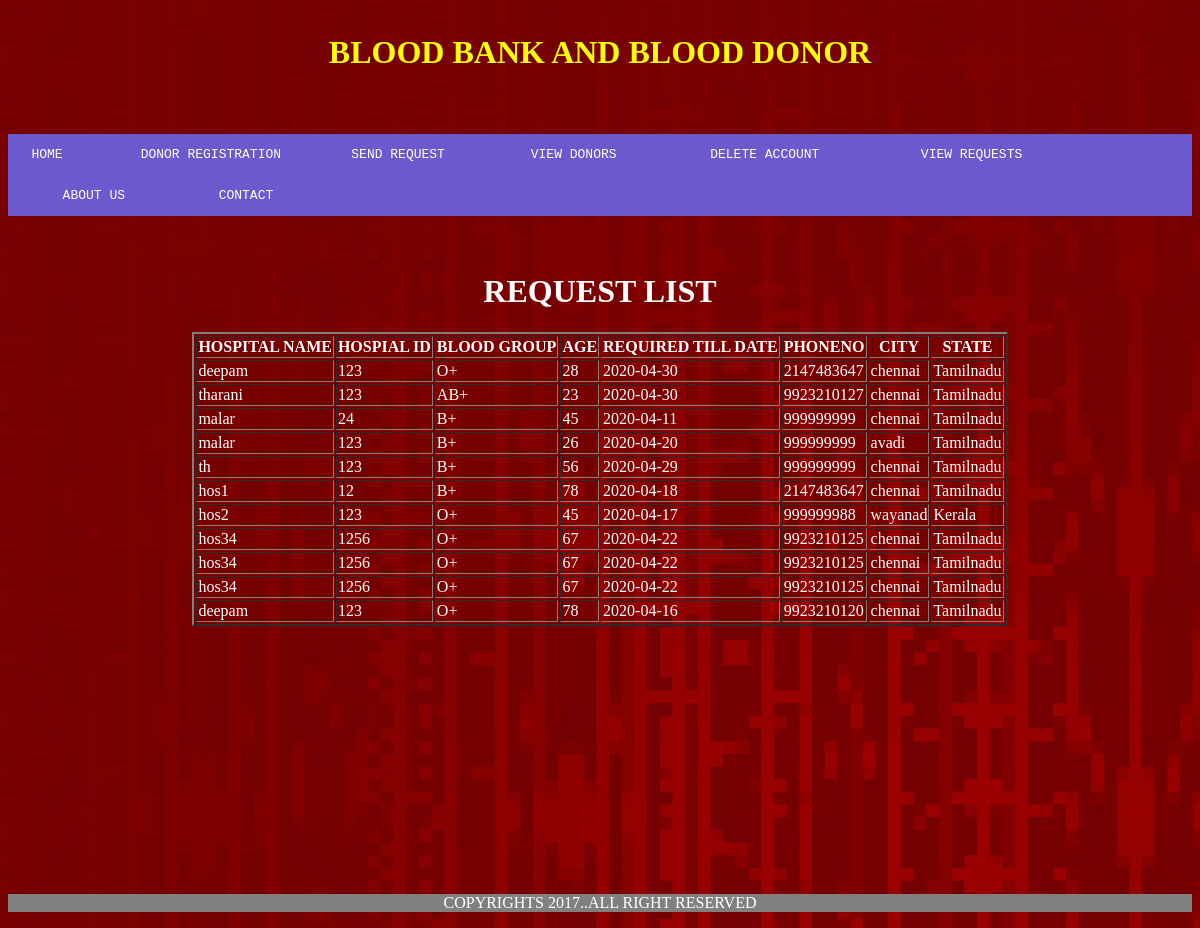
The app's page /requestlist.php, older data.
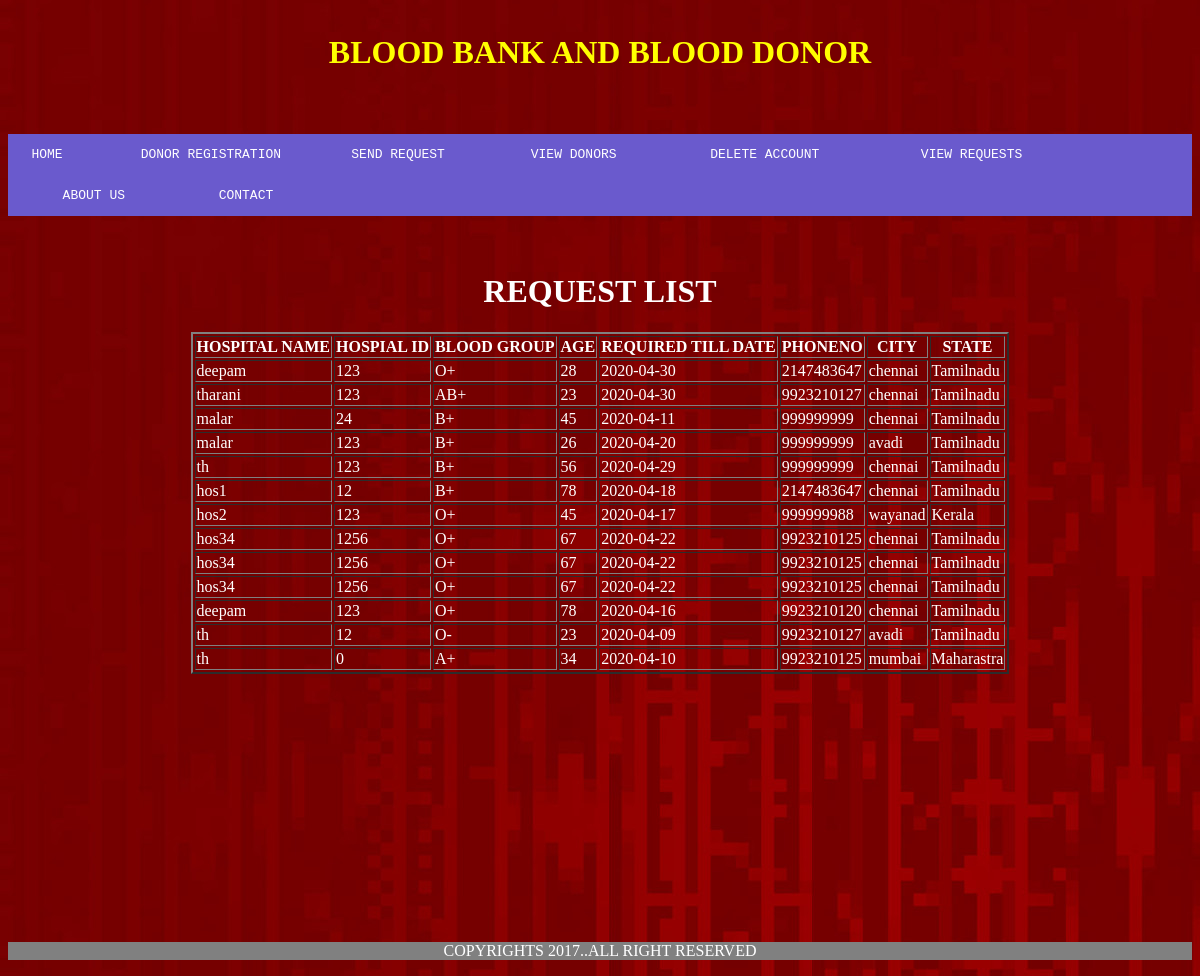
The same page, newer data.
### tables this page shows
CREATE TABLE `request` (
  `hosname` varchar(100) NOT NULL,
  `hosid` int(100) NOT NULL,
  `patname` varchar(100) NOT NULL,
  `bloodgroup` varchar(100) NOT NULL,
  `age` int(10) NOT NULL,
  `date1` date NOT NULL,
  `gender` varchar(10) NOT NULL,
  `phoneno` varchar(10) NOT NULL,
  `address` varchar(100) NOT NULL,
  `city` varchar(100) NOT NULL,
  `state` varchar(100) NOT NULL,
  `pincode` int(6) NOT NULL
);

### requestlist.php (the view, shortened to what this page needs)
<html>
<head>
<link rel="stylesheet" type="text/css" href="style1.css">
</head>
<body background="bb.jpg">
<header><h1>BLOOD BANK AND BLOOD DONOR</h1></header><br><br>
<nav>
<ul>
<li><a href="home.php"><pre>   HOME     </pre>
<li><a href="donor.php"><pre>     DONOR REGISTRATION     </pre>
<li><a href="request.php"><pre>    SEND REQUEST     </pre>
<li><a href="donorlist.php"><pre>      VIEW DONORS        </pre>
<li><a href="delete.php"><pre>    DELETE ACCOUNT        </pre>
<li><a href="requestlist.php"><pre>     VIEW REQUESTS     </pre>
<li><a href="about.php"><pre>       ABOUT US      </pre>
<li><a href="contact.php"><pre>      CONTACT      </pre></a>
</ul>
</nav><br><br>
<CENTER>
<h1>REQUEST LIST</H1>
<table  border="2">
<th>HOSPITAL NAME</th>
<th>HOSPIAL ID</th>
<th>BLOOD GROUP</th>
<th>AGE</th>
<th>REQUIRED TILL DATE</th>
<th>PHONENO</th>
<th>CITY</th>
<th>STATE</th>
<?php
	$link=mysqli_connect("localhost","root","");
	mysqli_select_db($link,"bloodbank");
	mysqli_query($link,"delete  from  request where date1<SYSDATE()");
	$res=mysqli_query($link,"select * from  request");
	while($row=mysqli_fetch_array($res))
	{
		echo '<tr>';
		echo '<td>'.$row['hosname'].'</td>';
		echo '<td>'.$row['hosid'].'</td>';
		echo '<td>'.$row['bloodgroup'].'</td>';
		echo '<td>'.$row['age'].'</td>';
		echo '<td>'.$row['date1'].'</td>';
		echo '<td>'.$row['phoneno'].'</td>';
		echo '<td>'.$row['city'].'</td>';
		echo '<td>'.$row['state'].'</td>';
		echo '</tr>';
	}
?>
</table>
<br><br><br><br><br><br><br><br><br><br><br><br><br><br>
</center>
<footer><center>
<P>COPYRIGHTS 2017..ALL RIGHT RESERVED</p>
</footer>
</body>
</html>

### style1.css (style rules this page uses)
header { color:yellow; padding:5px; text-align:center; }
nav { border:3px; background-color:SLATEBLUE; }
ul { list-style-type:none; margin:0; padding:0; overflow:hidden; }
li { float:left; }
a { display:block; color:white; text-align:center; text-decoration:none; }
footer { float:bottom; border-top:5px ; background-color:gray; color:white; }

### requestlist.php (style rules this page uses)
body { color:white; }

Row changes from the older to the newer data that the page shows:
added request: hosname "th", hosid "12", bloodgroup "O-", age "23", date1 "2020-04-09", phoneno "9923210127", city "avadi", state "Tamilnadu"
added request: hosname "th", hosid "0", bloodgroup "A+", age "34", date1 "2020-04-10", phoneno "9923210125", city "mumbai", state "Maharastra"
